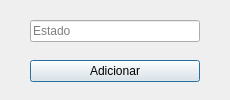
<?xml version="1.0" encoding="UTF-8"?>
<ui version="4.0">
 <class>CadastrarEstado</class>
 <widget class="QDialog" name="CadastrarEstado">
  <property name="geometry">
   <rect>
    <x>0</x>
    <y>0</y>
    <width>230</width>
    <height>100</height>
   </rect>
  </property>
  <property name="windowTitle">
   <string>Cadastro Estado</string>
  </property>
  <widget class="QPushButton" name="btnAddEstado">
   <property name="geometry">
    <rect>
     <x>30</x>
     <y>60</y>
     <width>170</width>
     <height>22</height>
    </rect>
   </property>
   <property name="text">
    <string>Adicionar</string>
   </property>
  </widget>
  <widget class="QLineEdit" name="lineAddEstado">
   <property name="geometry">
    <rect>
     <x>30</x>
     <y>20</y>
     <width>170</width>
     <height>22</height>
    </rect>
   </property>
   <property name="placeholderText">
    <string>Estado</string>
   </property>
  </widget>
 </widget>
 <resources/>
 <connections>
  <connection>
   <sender>btnAddEstado</sender>
   <signal>clicked()</signal>
   <receiver>CadastrarEstado</receiver>
   <slot>close()</slot>
   <hints>
    <hint type="sourcelabel">
     <x>77</x>
     <y>72</y>
    </hint>
    <hint type="destinationlabel">
     <x>218</x>
     <y>49</y>
    </hint>
   </hints>
  </connection>
 </connections>
</ui>
